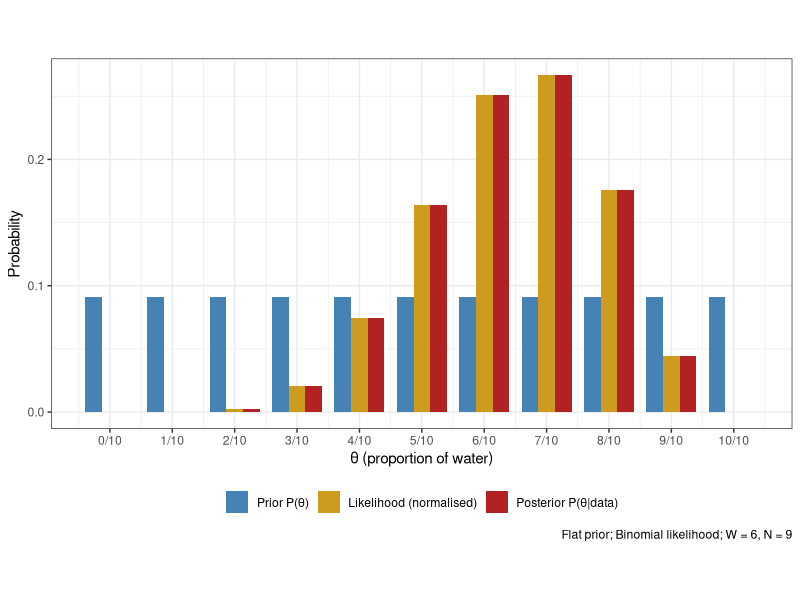
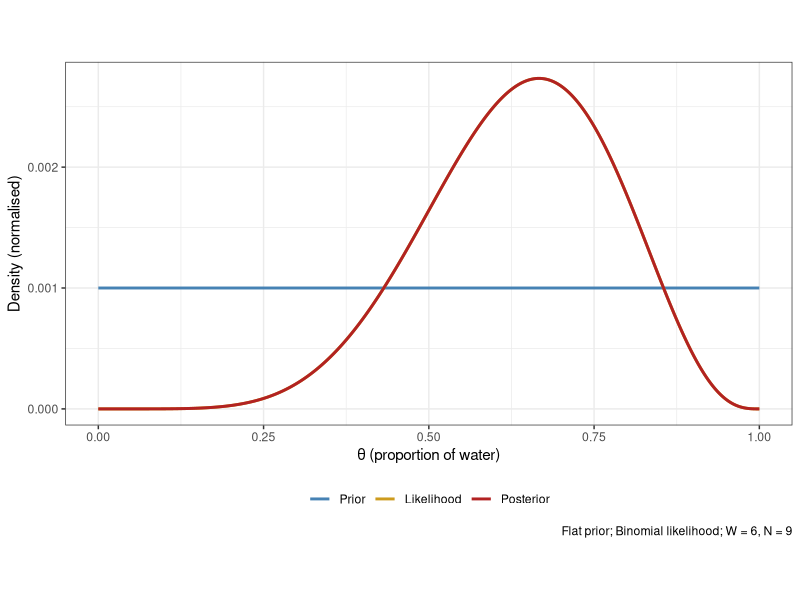
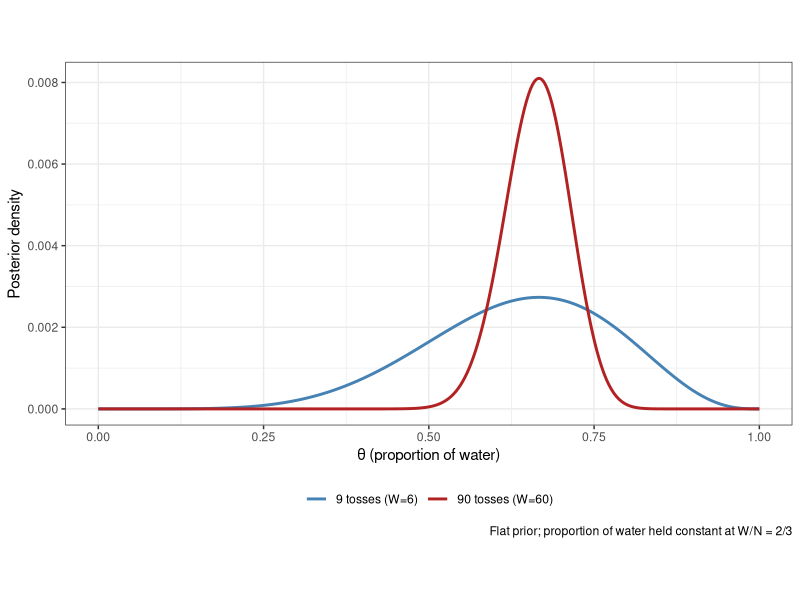
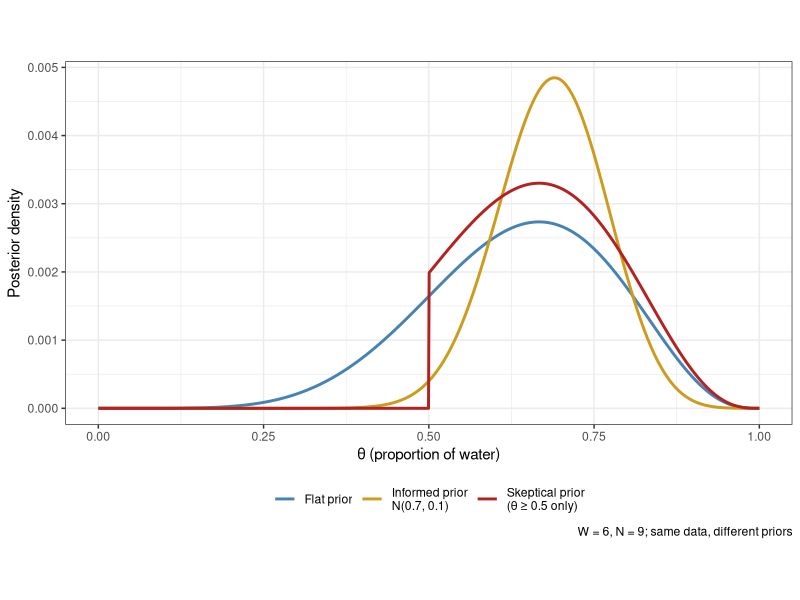

Reproduce these figures in R, in order.
## ---- chunk 1
#| label: setup
#| include: false
#| eval: true

library(tidyverse)

# ── Globe toss: 10-sided die parameterisation ─────────────────────────────────
# Faces: 0 = Land (L), 1 = Water (W)
# True proportion of water on Earth ≈ 0.7
# We model a 10-sided globe where each face is either L or W.
# Possible values of theta: 0/10, 1/10, 2/10, ..., 10/10

theta_discrete <- seq(0, 1, by = 0.1) # 11 hypotheses

# Uniform prior over all 11 faces
prior_uniform <- rep(1 / 11, 11)

# Example observation after class toss: 6 W in 9 tosses
W <- 6
N <- 9

# Likelihood: P(data | theta) under Binomial model
likelihood_discrete <- dbinom(W, size = N, prob = theta_discrete)

# Full Bayes theorem (with normalizing constant)
numerator_discrete <- likelihood_discrete * prior_uniform
marginal_likelihood <- sum(numerator_discrete) # P(data)
posterior_discrete <- numerator_discrete / marginal_likelihood

# ── Grid approximation: continuous theta ────────────────────────────────────
theta_grid <- seq(0, 1, length.out = 1000)
prior_flat <- rep(1, 1000)
likelihood_grid <- dbinom(W, size = N, prob = theta_grid)
unstd_posterior <- likelihood_grid * prior_flat
posterior_grid <- unstd_posterior / sum(unstd_posterior)

# ── Posteriors with different priors ────────────────────────────────────────
prior_skeptical <- ifelse(theta_grid < 0.5, 0, 1) # rules out < 50% water
prior_skeptical <- prior_skeptical / sum(prior_skeptical)

prior_informed <- dnorm(theta_grid, mean = 0.7, sd = 0.1)
prior_informed <- prior_informed / sum(prior_informed)

posterior_skeptical <- (likelihood_grid * prior_skeptical)
posterior_skeptical <- posterior_skeptical / sum(posterior_skeptical)

posterior_informed <- (likelihood_grid * prior_informed)
posterior_informed <- posterior_informed / sum(posterior_informed)

# ── More data ────────────────────────────────────────────────────────────────
likelihood_big <- dbinom(60, size = 90, prob = theta_grid)
posterior_big <- likelihood_big * prior_flat
posterior_big <- posterior_big / sum(posterior_big)
## ---- chunk 2
#| label: fig-discrete-posterior
#| echo: false
#| fig-height: 4
#| fig-cap: "Prior (flat), likelihood, and posterior for the 10-sided globe model. Data: W=6, N=9."

tibble(
  theta = theta_discrete,
  prior = prior_uniform,
  likelihood = likelihood_discrete / sum(likelihood_discrete),
  posterior = posterior_discrete
) |>
  pivot_longer(-theta, names_to = "distribution", values_to = "probability") |>
  mutate(
    distribution = factor(
      distribution,
      levels = c("prior", "likelihood", "posterior"),
      labels = c("Prior P(θ)", "Likelihood (normalised)", "Posterior P(θ|data)")
    )
  ) |>
  ggplot(aes(x = theta, y = probability, fill = distribution)) +
  geom_col(position = "dodge", width = 0.08) +
  scale_x_continuous(
    breaks = theta_discrete,
    labels = paste0(seq(0, 10), "/10")
  ) +
  scale_fill_manual(
    values = c("steelblue", "goldenrod3", "firebrick"),
    name = NULL
  ) +
  theme_bw() +
  theme(legend.position = "bottom", aspect.ratio = 0.5) +
  labs(
    x = "θ (proportion of water)",
    y = "Probability",
    caption = "Flat prior; Binomial likelihood; W = 6, N = 9"
  )
## ---- chunk 3
#| label: fig-grid-three-curves
#| echo: false
#| fig-height: 4
#| fig-cap: "Prior, likelihood, and posterior over a 1000-point grid. Flat prior; W = 6, N = 9."

tibble(
  theta = theta_grid,
  Prior = prior_flat / sum(prior_flat),
  Likelihood = likelihood_grid / sum(likelihood_grid),
  Posterior = posterior_grid
) |>
  pivot_longer(-theta, names_to = "distribution", values_to = "density") |>
  mutate(
    distribution = factor(
      distribution,
      levels = c("Prior", "Likelihood", "Posterior")
    )
  ) |>
  ggplot(aes(x = theta, y = density, color = distribution)) +
  geom_line(linewidth = 1) +
  scale_color_manual(
    values = c("steelblue", "goldenrod3", "firebrick"),
    name = NULL
  ) +
  theme_bw() +
  theme(legend.position = "bottom", aspect.ratio = 0.5) +
  labs(
    x = "θ (proportion of water)",
    y = "Density (normalised)",
    caption = "Flat prior; Binomial likelihood; W = 6, N = 9"
  )
## ---- chunk 4
#| label: fig-more-data
#| echo: false
#| fig-height: 4
#| fig-cap: "Posterior after 9 tosses (W=6) vs. 90 tosses (W=60). Flat prior."

tibble(
  theta = theta_grid,
  `9 tosses (W=6)` = posterior_grid,
  `90 tosses (W=60)` = posterior_big
) |>
  pivot_longer(-theta, names_to = "n_tosses", values_to = "posterior") |>
  ggplot(aes(x = theta, y = posterior, color = n_tosses)) +
  geom_line(linewidth = 1) +
  scale_color_manual(values = c("steelblue", "firebrick"), name = NULL) +
  theme_bw() +
  theme(legend.position = "bottom", aspect.ratio = 0.5) +
  labs(
    x = "θ (proportion of water)",
    y = "Posterior density",
    caption = "Flat prior; proportion of water held constant at W/N = 2/3"
  )
## ---- chunk 5
#| label: fig-different-priors
#| echo: false
#| fig-height: 4.2
#| fig-cap: "Posterior under three different priors. W = 6, N = 9."

tibble(
  theta = theta_grid,
  `Flat prior` = posterior_grid,
  `Skeptical prior\n(θ ≥ 0.5 only)` = posterior_skeptical,
  `Informed prior\nN(0.7, 0.1)` = posterior_informed
) |>
  pivot_longer(-theta, names_to = "prior_type", values_to = "posterior") |>
  ggplot(aes(x = theta, y = posterior, color = prior_type)) +
  geom_line(linewidth = 1) +
  scale_color_manual(
    values = c("steelblue", "goldenrod3", "firebrick"),
    name = NULL
  ) +
  theme_bw() +
  theme(legend.position = "bottom", aspect.ratio = 0.5) +
  labs(
    x = "θ (proportion of water)",
    y = "Posterior density",
    caption = "W = 6, N = 9; same data, different priors"
  )
